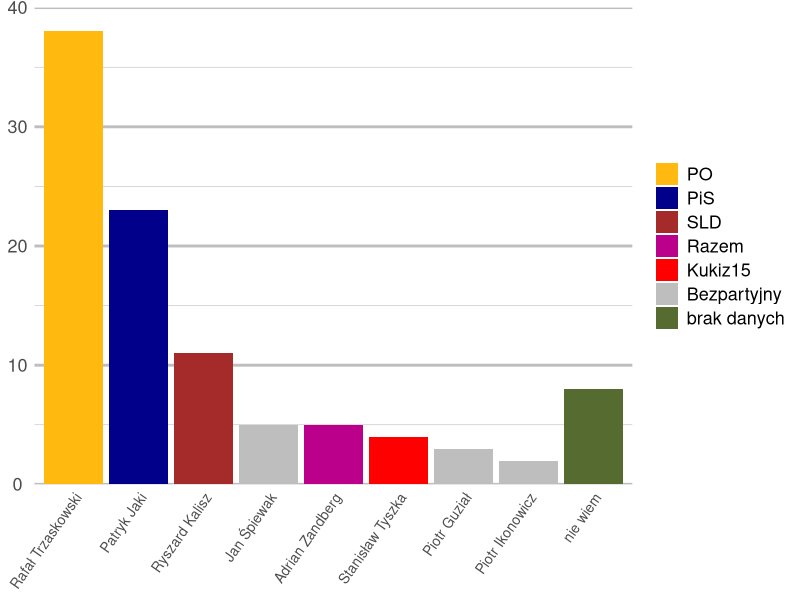

Source code (R):
## ---- chunk 1
knitr::opts_chunk$set(echo = TRUE)
library(ggplot2)
## ---- chunk 2
kandydat <- c("Rafał Trzaskowski", 
              "Patryk Jaki", 
              "Ryszard Kalisz", 
              "Jan Śpiewak", 
              "Adrian Zandberg", 
              "Stanisław Tyszka", 
              "Piotr Guział", 
              "Piotr Ikonowicz",
              "nie wiem")
partia <- c("PO",
            "PiS",
            "SLD",
            "Bezpartyjny",
            "Razem",
            "Kukiz15",
            "Bezpartyjny",
            "Bezpartyjny",
            "brak danych")

procent <- c(38, 23, 11, 5, 5, 4, 3, 2, 8)
ord <- 1:9
dat <- data.frame(kandydat,procent,ord,partia)
## ---- chunk 3
p <- ggplot(dat, aes(x = reorder(kandydat, ord), y = procent)) + 
  geom_bar(stat = "identity",aes(fill = reorder(partia, ord)))
p_fin <- p + theme_minimal() +
  theme(
          panel.background = element_blank(),    
          panel.grid.major.x =  element_blank(),
          panel.grid.major.y =  element_line(color = "grey", size = 1),
          panel.grid.minor.y =  element_line(color = "grey", size = 0.2),
          axis.text.x = element_text(angle = 55, hjust = 1, size = 10),
          axis.text.y = element_text(angle = 0, hjust = 0.5, size = 13),
          axis.title.y = element_blank(),
          axis.title.x = element_blank(),
          legend.title=element_blank(),
          legend.text = element_text(size = 13)
          #legend.position="bottom",
          #legend.direction="horizontal"
          ) + 
  scale_y_continuous(expand = c(0, 0), limits = c(0,40)) +
  scale_fill_manual(values = c("#FFB90F", "#00008B", "#A52A2A", "#BB008B", "red", "grey", "#556B2F"))
## ---- chunk 4
p_fin
